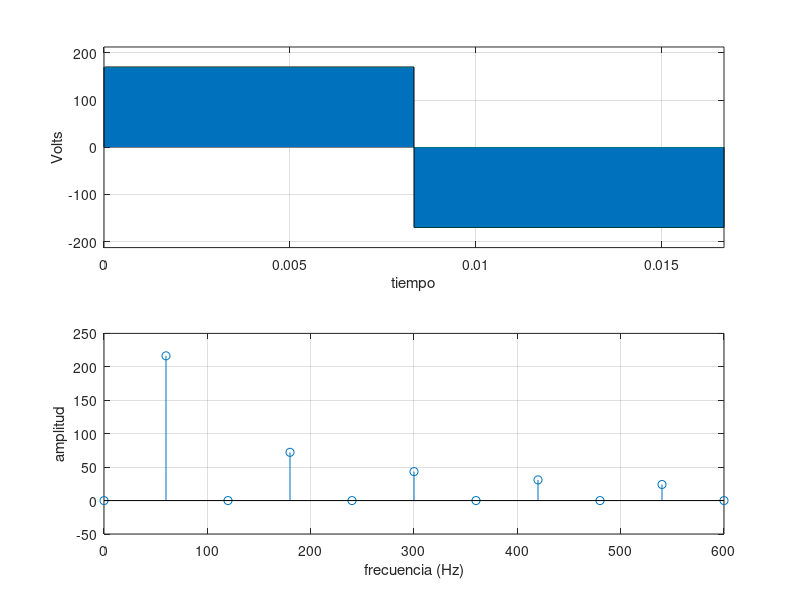
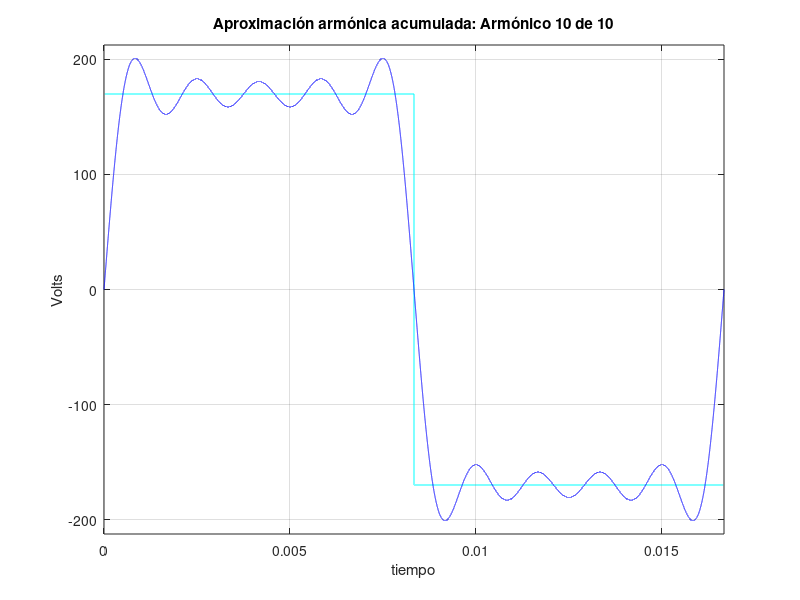
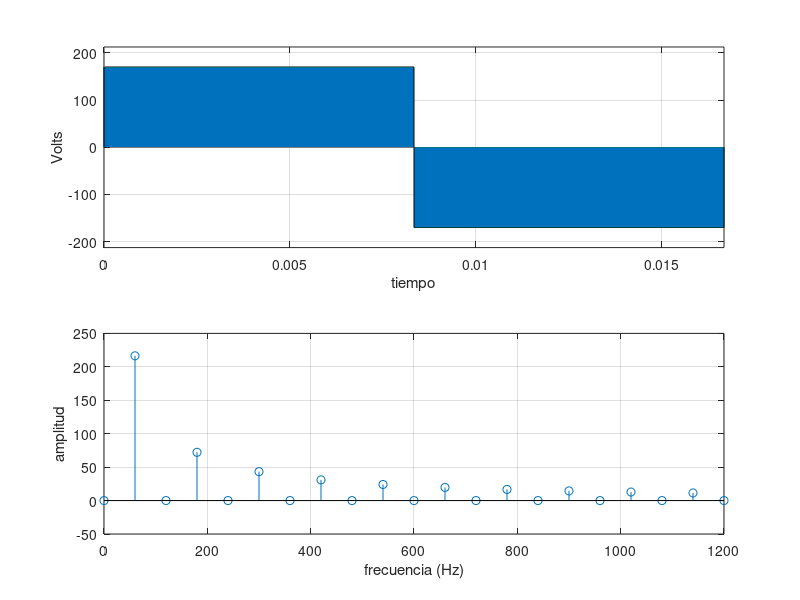
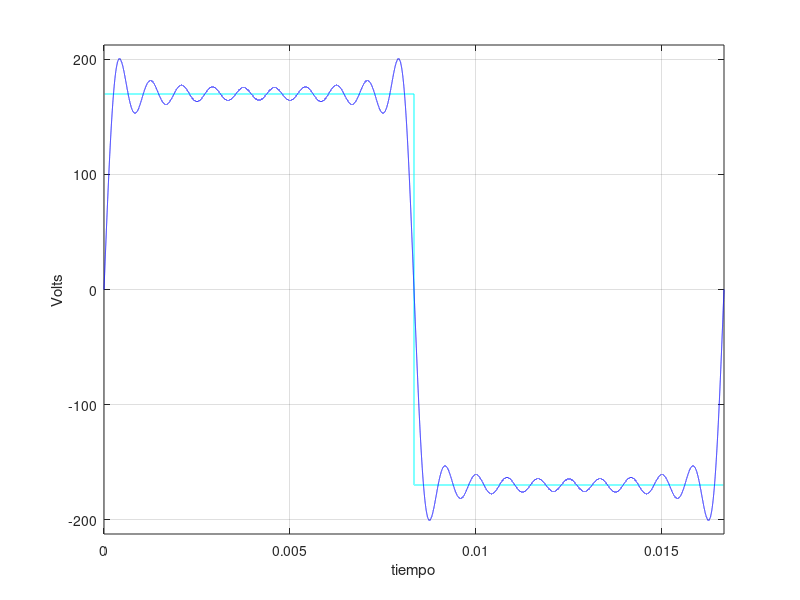

Recreate these plots in MATLAB, in order.
%% ========================================================================
%% LABORATORIO 3 - SERIE DE FOURIER EN MATLAB (CÓDIGO UNIFICADO)
%% ========================================================================
% Este script integra todos los puntos del laboratorio:
%   - Puntos 1, 2 y 3: Onda cuadrada con 10 armónicos
%   - Punto 4: Película de aproximación de Fourier
%   - Punto 5a: Onda cuadrada con 20 armónicos
%   - Punto 5b: Onda cuadrada con 50 armónicos
%   - Punto 6a: Rectificador de onda completa (20 armónicos)
%   - Punto 6b: Rectificador de onda completa (40 armónicos)
%   - Punto 6c: Rectificador de onda completa (60 armónicos)
%% ========================================================================

clear; clc; close all;

%% ========================================================================
%% PUNTOS 1, 2 Y 3: ONDA CUADRADA CON 10 ARMÓNICOS
%% ========================================================================
% Objetivo: Definir la señal cuadrada de 170 V y 60 Hz, calcular los primeros
% 10 coeficientes usando integración trapezoidal (trapz) y graficar con area y stem.

disp('========================================');
disp('PUNTOS 1, 2 Y 3: Onda cuadrada (M = 10)');
disp('========================================');

% 1. Definir variables
T = 1/60;               % Periodo
fo = 60;                % Frecuencia fundamental
wo = 2*pi/T;            % Frecuencia angular
A = 170;                % Amplitud en Voltios
N = 100000;             % Número de muestras (10e4)
t = linspace(0, T, N);

v = zeros(1, N);
v(1:round(N/2)-1) = A;
v(round(N/2):N) = -A;

% 2. Calcular los primeros 10 coeficientes de Fourier utilizando trapz
a0 = trapz(t, v);
a = [];
b = [];
M = 10; % Número de armónicos

for i = 1:M
    a(i) = 2*trapz(t, v.*cos(i*wo*t))/T;
    b(i) = 2*trapz(t, v.*sin(i*wo*t))/T;
end

n = [0 1:M];                 % Arreglo de índices de armónicos
c = [a0 sqrt(a.^2 + b.^2)];  % Amplitud total de los armónicos

% 3. Graficar las señales originales y el espectro en una sola figura
figure('Name', 'Puntos 1, 2 y 3 - Onda Cuadrada (M = 10)');
subplot(2, 1, 1);
area(t, v);
grid on;
xlabel('tiempo');
ylabel('Volts');
axis([0 1/fo -1.25*A 1.25*A]);

subplot(2, 1, 2);
stem(n*fo, c);
grid on;
xlabel('frecuencia (Hz)');
ylabel('amplitud');

% Guardar imagen para el informe
imgDir = fullfile(fileparts(mfilename('fullpath')), '..', 'Informe', 'imagenes');
if ~exist(imgDir, 'dir'); mkdir(imgDir); end
saveas(gcf, fullfile(imgDir, 'punto1_2_3_onda_cuadrada_10armonicos.png'));

disp('Puntos 1, 2 y 3 completados con éxito.');
disp('Presione ENTER para continuar con el Punto 4...');
pause;

%% ========================================================================
%% PUNTO 4: PELÍCULA Y APROXIMACIÓN DE FOURIER
%% ========================================================================
% Objetivo: Realizar una película donde se vea el efecto de la aproximación 
% de la serie de Fourier en función del número de armónicos con getframe y movie.

disp('========================================');
disp('PUNTO 4: Película de aproximación (M = 10)');
disp('========================================');

% Definición de parámetros
T = 1/60;
fo = 60;
wo = 2*pi/T;
A = 170;
N = 100000;
t = linspace(0, T, N);

v = zeros(1, N);
v(1:round(N/2)-1) = A;
v(round(N/2):N) = -A;

a0 = trapz(t, v);
M = 10; % Número de armónicos para la animación
a = zeros(1, M);
b = zeros(1, M);

for i = 1:M
    a(i) = 2*trapz(t, v.*cos(i*wo*t))/T;
    b(i) = 2*trapz(t, v.*sin(i*wo*t))/T;
end

n = [0 1:M];
c = [a0 sqrt(a.^2 + b.^2)];

% Figura 1: Señal y espectro
fig1 = figure('Name', 'Punto 4 - Espectro M=10');
subplot(2,1,1); area(t,v); grid on;
xlabel('tiempo'); ylabel('Volts');
axis([0 1/fo -1.25*A 1.25*A]);
subplot(2,1,2); stem(n*fo,c); grid on;
xlabel('frecuencia (Hz)'); ylabel('amplitud');

% Figura 2: Generación de la película con getframe
fig2 = figure('Name', 'Punto 4 - Película / Animación');
vf = (a0/T)*ones(1, N);
Mov = struct('cdata', [], 'colormap', []);

for i = 1:M
    vf = vf + a(i)*cos(i*wo*t) + b(i)*sin(i*wo*t);
    plot(t, v, 'c', t, vf, 'b'); grid on;
    xlabel('tiempo'); ylabel('Volts');
    title(sprintf('Aproximación armónica acumulada: Armónico %d de %d', i, M));
    axis([0 1/fo -1.25*A 1.25*A]);
    drawnow;
    Mov(i) = getframe(gcf);
end

% Reproducir la película 1 vez
movie(fig2, Mov, 1);

% Guardar captura final
saveas(fig2, fullfile(imgDir, 'punto4_pelicula_aproximacion_final.png'));

disp('Punto 4 completado con éxito.');
disp('Presione ENTER para continuar con el Punto 5a...');
pause;

%% ========================================================================
%% PUNTO 5a: ONDA CUADRADA CON 20 ARMÓNICOS
%% ========================================================================
% Objetivo: Incrementar el número de armónicos a M = 20 y observar la mejora
% en la aproximación de la onda cuadrada y el espectro resultante.

disp('========================================');
disp('PUNTO 5a: Onda cuadrada (M = 20)');
disp('========================================');

% 1. Definición de parámetros
T = 1/60;
fo = 60;
wo = 2*pi/T;
A = 170;
N = 100000;
t = linspace(0, T, N);

v = zeros(1, N);
v(1:round(N/2)-1) = A;
v(round(N/2):N) = -A;

% 2. Coeficientes para M = 20
a0 = trapz(t, v);
a = [];
b = [];
M = 20; % Número de armónicos

for i = 1:M
    a(i) = 2*trapz(t, v.*cos(i*wo*t))/T;
    b(i) = 2*trapz(t, v.*sin(i*wo*t))/T;
end

n = [0 1:M];
c = [a0 sqrt(a.^2 + b.^2)];

% 3. Gráfica de señal original y espectro
fig1 = figure('Name', 'Punto 5a - Espectro M=20');
subplot(2, 1, 1);
area(t, v);
grid on;
xlabel('tiempo');
ylabel('Volts');
axis([0 1/fo -1.25*A 1.25*A]);

subplot(2, 1, 2);
stem(n*fo, c);
grid on;
xlabel('frecuencia (Hz)');
ylabel('amplitud');

% 4. Gráfica de aproximación temporal
fig2 = figure('Name', 'Punto 5a - Aproximación M=20');
vf = (a0/T)*ones(1, N);
Mov = struct('cdata', [], 'colormap', []);

for i = 1:M
    vf = vf + a(i)*cos(i*wo*t) + b(i)*sin(i*wo*t);
    plot(t, v, 'c', t, vf, 'b'); grid on;
    xlabel('tiempo'); ylabel('Volts');
    axis([0 1/fo -1.25*A 1.25*A]);
    drawnow;
    Mov(i) = getframe(gcf);
end
movie(fig2, Mov, 1);

% Guardar imágenes
saveas(fig1, fullfile(imgDir, 'punto5a_onda_cuadrada_20armonicos_espectro.png'));
saveas(fig2, fullfile(imgDir, 'punto5a_onda_cuadrada_20armonicos_aprox.png'));

disp('Punto 5a (M = 20 armónicos) completado con éxito.');
disp('Presione ENTER para continuar con el Punto 5b...');
pause;

%% ========================================================================
%% PUNTO 5b: ONDA CUADRADA CON 50 ARMÓNICOS
%% ========================================================================
% Objetivo: Incrementar el número de armónicos a M = 50 y observar la
% convergencia y el Fenómeno de Gibbs en las discontinuidades.

disp('========================================');
disp('PUNTO 5b: Onda cuadrada (M = 50)');
disp('========================================');

% 1. Definición de parámetros
T = 1/60;
fo = 60;
wo = 2*pi/T;
A = 170;
N = 100000;
t = linspace(0, T, N);

v = zeros(1, N);
v(1:round(N/2)-1) = A;
v(round(N/2):N) = -A;

% 2. Coeficientes para M = 50
a0 = trapz(t, v);
a = [];
b = [];
M = 50; % Número de armónicos

for i = 1:M
    a(i) = 2*trapz(t, v.*cos(i*wo*t))/T;
    b(i) = 2*trapz(t, v.*sin(i*wo*t))/T;
end

n = [0 1:M];
c = [a0 sqrt(a.^2 + b.^2)];

% 3. Gráfica de señal original y espectro (hasta 3000 Hz)
fig1 = figure('Name', 'Punto 5b - Espectro M=50');
subplot(2, 1, 1);
area(t, v);
grid on;
xlabel('tiempo');
ylabel('Volts');
axis([0 1/fo -1.25*A 1.25*A]);

subplot(2, 1, 2);
stem(n*fo, c);
grid on;
xlabel('frecuencia (Hz)');
ylabel('amplitud');

% 4. Gráfica de aproximación temporal y fenómeno de Gibbs
fig2 = figure('Name', 'Punto 5b - Aproximación M=50 y Gibbs');
vf = (a0/T)*ones(1, N);
Mov = struct('cdata', [], 'colormap', []);

for i = 1:M
    vf = vf + a(i)*cos(i*wo*t) + b(i)*sin(i*wo*t);
    plot(t, v, 'c', t, vf, 'b'); grid on;
    xlabel('tiempo'); ylabel('Volts');
    axis([0 1/fo -1.25*A 1.25*A]);
    drawnow;
    Mov(i) = getframe(gcf);
end
movie(fig2, Mov, 1);

% Guardar imágenes
saveas(fig1, fullfile(imgDir, 'punto5b_onda_cuadrada_50armonicos_espectro.png'));
saveas(fig2, fullfile(imgDir, 'punto5b_onda_cuadrada_50armonicos_aprox.png'));

disp('Punto 5b (M = 50 armónicos) completado con éxito.');
disp('Presione ENTER para continuar con el Punto 6a...');
pause;

%% ========================================================================
%% PUNTO 6a: RECTIFICADOR DE ONDA COMPLETA (num = 20)
%% ========================================================================
% Pregunta 6 del Laboratorio:
% a) Programa con coeficientes exponenciales Cn para n = 0, 1, 2, ..., 19
% b) Valor de DC
% c) Ploteo del espectro de amplitud y fase

disp('========================================');
disp('PUNTO 6a: Rectificador de onda completa (num = 20)');
disp('========================================');

% Genera la forma de onda del rectificador de onda completa
f1 = 60;
inv = 1/f1; 
inc = 1/(80*f1); 
tnum = 3*inv;
t = 0:inc:tnum;
g1 = 120*sqrt(2)*sin(2*pi*f1*t);
g = abs(g1);
N = length(g);

% Obtiene los coeficientes de la Serie Exponencial de Fourier
num = 20;
c = zeros(1, num);
cint = zeros(1, N);

for i = 1:num
    for m = 1:N
        cint(m) = exp(-1j*2*pi*(i-1)*m/N)*g(m);
    end
    c(i) = sum(cint)/N;
end

cmag = abs(c);
cphase = angle(c);

% Imprime el valor de DC
disp('valor dc de g(t)'); 
cmag(1)

% Plotea el espectro de magnitud y fase (primeros 5 armónicos como en la guía)
figure('Name', 'Punto 6a - Rectificador (num = 20 armónicos)');
f = (0:num-1)*60;

subplot(1, 2, 1);
stem(f(1:5), cmag(1:5), 'filled');
title('Espectro de Amplitud');
xlabel('Frecuencia, Hz');
grid on;

subplot(1, 2, 2); 
stem(f(1:5), cphase(1:5), 'filled');
title('Espectro de Fase');
xlabel('Frecuencia, Hz');
grid on;

% Guardar imagen
saveas(gcf, fullfile(imgDir, 'punto6a_rectificador_20armonicos.png'));

disp('Punto 6a completado.');
disp('Presione ENTER para continuar con el Punto 6b...');
pause;

%% ========================================================================
%% PUNTO 6b: RECTIFICADOR DE ONDA COMPLETA (num = 40)
%% ========================================================================
% Incremento del número de armónicos a considerar (40 armónicos)

disp('========================================');
disp('PUNTO 6b: Rectificador de onda completa (num = 40)');
disp('========================================');

% Genera la forma de onda del rectificador de onda completa
f1 = 60;
inv = 1/f1; 
inc = 1/(80*f1); 
tnum = 3*inv;
t = 0:inc:tnum;
g1 = 120*sqrt(2)*sin(2*pi*f1*t);
g = abs(g1);
N = length(g);

% Obtiene los coeficientes de la Serie Exponencial de Fourier
num = 40;
c = zeros(1, num);
cint = zeros(1, N);

for i = 1:num
    for m = 1:N
        cint(m) = exp(-1j*2*pi*(i-1)*m/N)*g(m);
    end
    c(i) = sum(cint)/N;
end

cmag = abs(c);
cphase = angle(c);

% Imprime el valor de DC
disp('valor dc de g(t)'); 
cmag(1)

% Plotea el espectro de magnitud y fase
figure('Name', 'Punto 6b - Rectificador (num = 40 armónicos)');
f = (0:num-1)*60;
subplot(1, 2, 1); 
stem(f(1:5), cmag(1:5), 'filled');
title('Espectro de Amplitud');
xlabel('Frecuencia, Hz');
grid on;

subplot(1, 2, 2); 
stem(f(1:5), cphase(1:5), 'filled');
title('Espectro de Fase');
xlabel('Frecuencia, Hz');
grid on;

% Guardar imagen
saveas(gcf, fullfile(imgDir, 'punto6b_rectificador_40armonicos.png'));

disp('Punto 6b completado.');
disp('Presione ENTER para continuar con el Punto 6c...');
pause;

%% ========================================================================
%% PUNTO 6c: RECTIFICADOR DE ONDA COMPLETA (num = 60)
%% ========================================================================
% Incremento del número de armónicos a considerar (60 armónicos)

disp('========================================');
disp('PUNTO 6c: Rectificador de onda completa (num = 60)');
disp('========================================');

% Genera la forma de onda del rectificador de onda completa
f1 = 60;
inv = 1/f1; 
inc = 1/(80*f1); 
tnum = 3*inv;
t = 0:inc:tnum;
g1 = 120*sqrt(2)*sin(2*pi*f1*t);
g = abs(g1);
N = length(g);

% Obtiene los coeficientes de la Serie Exponencial de Fourier
num = 60;
c = zeros(1, num);
cint = zeros(1, N);


for i = 1:num
    for m = 1:N
        cint(m) = exp(-1j*2*pi*(i-1)*m/N)*g(m);
    end
    c(i) = sum(cint)/N;
end

cmag = abs(c);
cphase = angle(c);

% Imprime el valor de DC
disp('valor dc de g(t)'); 
cmag(1)

% Plotea el espectro de magnitud y fase
figure('Name', 'Punto 6c - Rectificador (num = 60 armónicos)');
f = (0:num-1)*60;
subplot(1, 2, 1); 
stem(f(1:5), cmag(1:5), 'filled');
title('Espectro de Amplitud');
xlabel('Frecuencia, Hz');
grid on;

subplot(1, 2, 2); 
stem(f(1:5), cphase(1:5), 'filled');
title('Espectro de Fase');
xlabel('Frecuencia, Hz');
grid on;

% Guardar imagen
saveas(gcf, fullfile(imgDir, 'punto6c_rectificador_60armonicos.png'));

disp('Punto 6c completado.');

%% ========================================================================
%% FIN DEL LABORATORIO
%% ========================================================================
disp('========================================');
disp('TODOS LOS PUNTOS DEL LABORATORIO COMPLETADOS');
disp('========================================');
